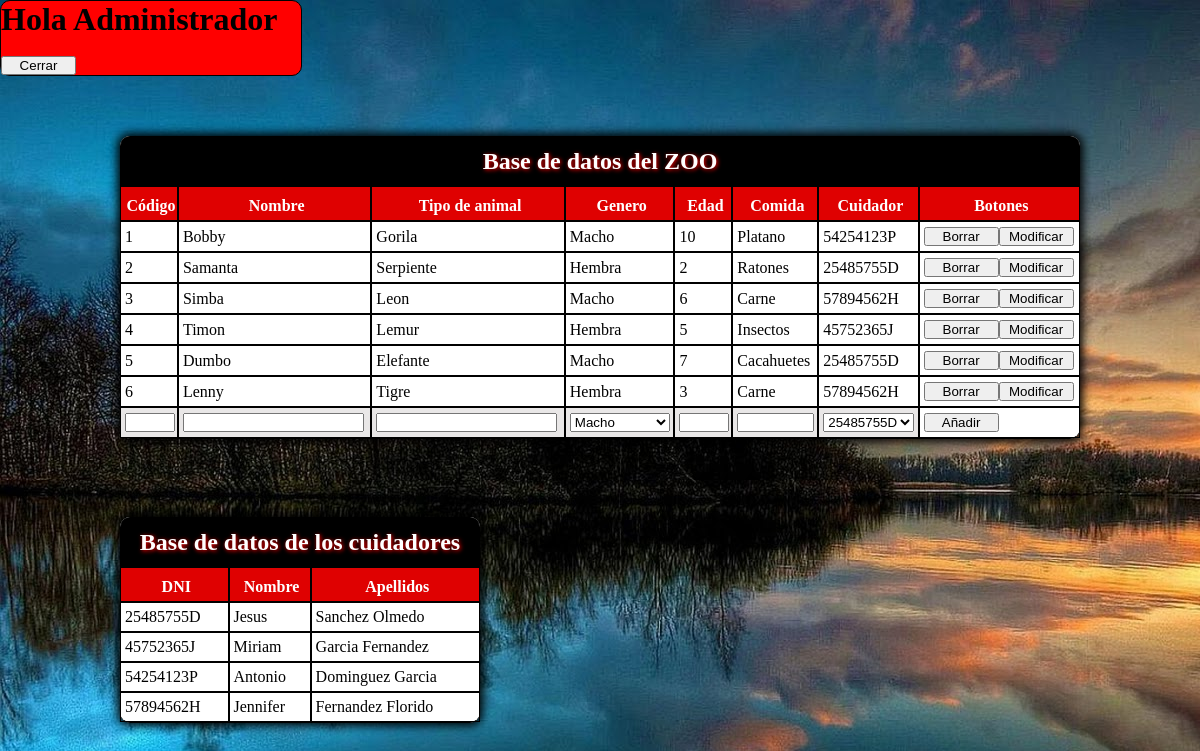
Page /principal.php (signed in) on the committed database.
### tables this page shows
CREATE TABLE IF NOT EXISTS ANIMALES (
  COD_ANIMAL INT(5) NOT NULL,
  NOMBRE CHAR(10) NOT NULL,
  TIPO_ANIMAL CHAR(10) NOT NULL,
  GENERO CHAR(12),
  EDAD INT(4),
  TIPO_COMIDA CHAR(16),
  CUIDADOR CHAR(9) NOT NULL,
  PRIMARY KEY (COD_ANIMAL), 
  FOREIGN KEY (CUIDADOR) REFERENCES CUIDADORES(DNI)
);

CREATE TABLE IF NOT EXISTS CUIDADORES (
  DNI CHAR(9) NOT NULL,
  NOMBRE CHAR(50) NOT NULL,
  APELLIDOS CHAR(50),
  FECHA_NAC DATE,
  LOCALIDAD CHAR (60),
  PRIMARY KEY (DNI)
);

### sesion.php (called while the page is built, shortened)
<?php
class sesion {
  public function get($nombre) {
     if (isset ( $_SESSION [$nombre] )) {
        return $_SESSION [$nombre];
     } else {
         return false;
     }
  }
}
?>

### principal.php (the view, shortened to what this page needs)
<?php
	require_once("sesion.php");
	$sesion = new sesion();
	$usuario = $sesion->get("usuario");
	if( $usuario == false )
	{
      ?>
       <?php
		header("Location: login.php");
	}
	else
	{
	?>
	<HTML><head>
                <link rel="stylesheet" href="style.css">
	</head>
	<body>
            <div style="background-color:red; width: 300px; border-radius: 10px; border: 1px solid black; ">
            <h1> Hola  <?php echo $sesion->get("usuario"); ?> </h1>
            <br>
        <a href="cerrarsesion.php"><input type="button" Value="Cerrar"> </a>
            </div>
	<?php
	}
                   if (($usuario=="Administrador")||($usuario=="administrador")){
   $mysql=new mysqli("localhost","root","","zoo");
    $registros=$mysql->query("SELECT * FROM ANIMALES") or
      die($mysql->error);
    echo ' <table>
            <tr id="trcabecera">
                <th id="cabecera" colspan="10">
                    Base de datos del ZOO
                </th>
            </tr>';
    echo '<tr id="primeraFila">
        <td class="td1">Código</td>
                    <td>Nombre</td>
                    <td>Tipo de animal</td>
                    <td>Genero</td>
                    <td>Edad</td>
                    <td>Comida</td>
                    <td>Cuidador</td>
                    <td colspan="2">Botones</td>
            </tr>';
    while ($reg=$registros->fetch_array())
    {
      echo '<tr>';
      echo '<td>';
      echo $reg['COD_ANIMAL'];
      echo '</td>';
      echo '<td>';
      echo $reg['NOMBRE'];
      echo '</td>';
      echo '<td>';
      echo $reg['TIPO_ANIMAL'];
      echo '</td>';
      echo '<td>';
      echo $reg['GENERO'];
      echo '</td>';
       echo '<td>';
      echo $reg['EDAD'];
      echo '</td>';
       echo '<td>';
      echo $reg['TIPO_COMIDA'];
      echo '</td>';
       echo '<td>';
      echo $reg['CUIDADOR'];
      echo '</td>';
      echo '<td colspan="2">';
      echo '<a href="Baja.php?codigo='.$reg['COD_ANIMAL'].'"><input type="button" Value=Borrar></a>';
      echo '<a href="Modificacion.php?codigo='.$reg['COD_ANIMAL'].'"><input type="button" Value="Modificar"></a>';
      echo '</td>';
      echo '</tr>';
    }
  ?>
   <form method="post" action="Alta.php">
   <tr>
<td class="td1"><input type="number" name="codigo" min="1"  maxlength="5" required></td>
                <td class="td1"><input type="text" name="nombre"></td>
                <td class="td1"><input type="text" name="tanimal"></td>
                <td class="td1"><select name='genero'>
                 <option>Macho</option>
                </select>
                </td>
                <td class="td1"><input type="number" name="edad" min="0"  maxlength="4"></td>
                <td class="td1"><input type="text" name="tcomida" size="7" maxlength="16"></td>
                <td class="td1">
   <select name="cuidador">
  <?php
    $registros3=$mysql->query("SELECT DNI,NOMBRE FROM CUIDADORES") or
      die($mysql->error);
	while ($reg=$registros3->fetch_array())
    {
       echo "<option>".$reg['DNI']."</option>";
    }
  ?>
  </select>
      </td>
 <td colspan="2"> <input type="submit" value="Añadir"></td>
  </form>
     </table>
     <br>
    <?php
      $registros2=$mysql->query("SELECT *  FROM  CUIDADORES") or
      die($mysql->error);
	?>
    <table class="chica">
            <tr id="trcabecera">
                <th id="cabecera" colspan="4">
                    Base de datos de los cuidadores
                </th>
            </tr>
            <tr id="primeraFila">
                    <td class="td1">DNI</td>
                    <td>Nombre</td>
                    <td>Apellidos</td>
            </tr>
   <?php
    while ($reg=$registros2->fetch_array())
    {
      echo '<tr>';
      echo '<td>';
      echo $reg['DNI'];
      echo '</td>';
      echo '<td>';
      echo $reg['NOMBRE'];
      echo '</td>';
      echo '<td>';
      echo $reg['APELLIDOS'];
      echo '</td>';
      }
        }
?>
</body>
</HTML>

### style.css (style rules this page uses)
* { margin: 0; padding: 0; }
body { background: url(imagenes/zoo2.jpg) no-repeat; background-size: auto; font-size: 1.0em; font-family: "Times New Roman"; color: black; }
table { margin: 5% auto; width: 80%; border-spacing: 0px; border-bottom: 1px solid black; background-color:white; border-top-right-radius: 10px; border-top-left-radius: 10px; border-bottom-left-radius:10px; border-bottom-right-radius:10px; box-shadow: 0px 0 10px 3px black; }
table.chica { margin: 0% 10%; width: 30% }
table #trcabecera { height: 50px; }
#cabecera { font-size: 1.50em; background: black; overflow: hidden; border-top-right-radius: 10px; border-top-left-radius: 10px; color:white; border-top: 1px solid black; border-left: 1px solid black; border-right: 1px solid black; font-style: normal; font-weight: bold; text-shadow: 1px 1px 4px red; padding: 5px 5px; }
#primeraFila td { font-weight: bold; padding-left: 4px; padding-top: 10px; padding-bottom: 5px; background-color: #DF0101; text-align: center; color:white; }
td.td1 { background-color:#E9E7E7; }
td { padding-left: 4px; padding-bottom: 5px; padding-top: 5px; border: 1px solid black; }
form { display: inline; margin-right: 4px; }
input[type=submit] { display: inline-block; width: 75px; }
input[type=number] { width: 50px; }
input[type=button] { display: inline-block; width: 75px; }

### rows in the picture
animales: COD_ANIMAL "1", NOMBRE "Bobby", TIPO_ANIMAL "Gorila", GENERO "Macho", EDAD "10", TIPO_COMIDA "Platano", CUIDADOR "54254123P"
animales: COD_ANIMAL "2", NOMBRE "Samanta", TIPO_ANIMAL "Serpiente", GENERO "Hembra", EDAD "2", TIPO_COMIDA "Ratones", CUIDADOR "25485755D"
animales: COD_ANIMAL "3", NOMBRE "Simba", TIPO_ANIMAL "Leon", GENERO "Macho", EDAD "6", TIPO_COMIDA "Carne", CUIDADOR "57894562H"
animales: COD_ANIMAL "4", NOMBRE "Timon", TIPO_ANIMAL "Lemur", GENERO "Hembra", EDAD "5", TIPO_COMIDA "Insectos", CUIDADOR "45752365J"
animales: COD_ANIMAL "5", NOMBRE "Dumbo", TIPO_ANIMAL "Elefante", GENERO "Macho", EDAD "7", TIPO_COMIDA "Cacahuetes", CUIDADOR "25485755D"
animales: COD_ANIMAL "6", NOMBRE "Lenny", TIPO_ANIMAL "Tigre", GENERO "Hembra", EDAD "3", TIPO_COMIDA "Carne", CUIDADOR "57894562H"
cuidadores: DNI "25485755D", NOMBRE "Jesus", APELLIDOS "Sanchez Olmedo"
cuidadores: DNI "45752365J", NOMBRE "Miriam", APELLIDOS "Garcia Fernandez"
cuidadores: DNI "54254123P", NOMBRE "Antonio", APELLIDOS "Dominguez Garcia"
cuidadores: DNI "57894562H", NOMBRE "Jennifer", APELLIDOS "Fernandez Florido"

### other values in the picture
$sesion->get("usuario") "Administrador"
form field cuidador "25485755D"
